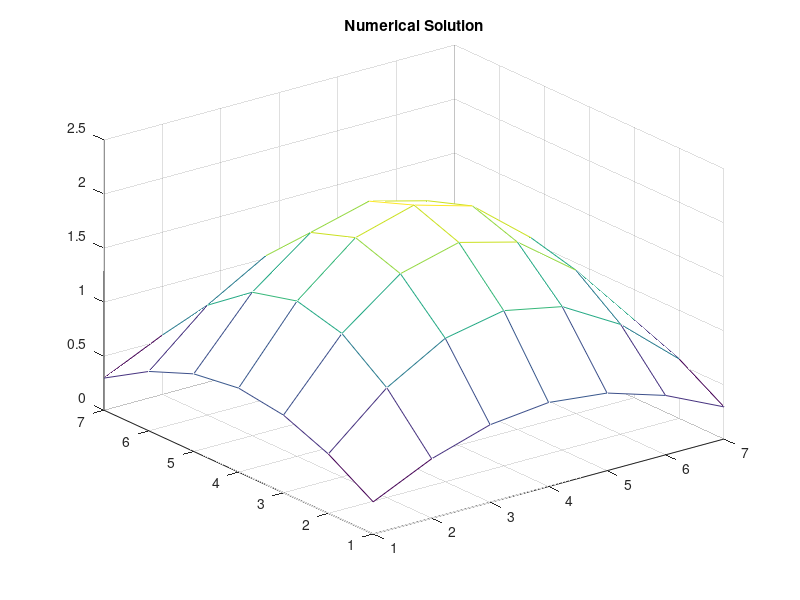
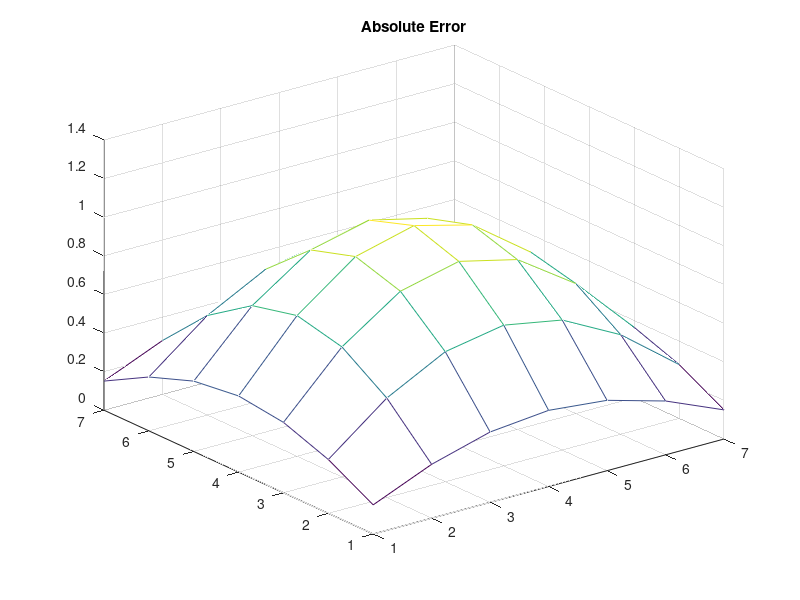
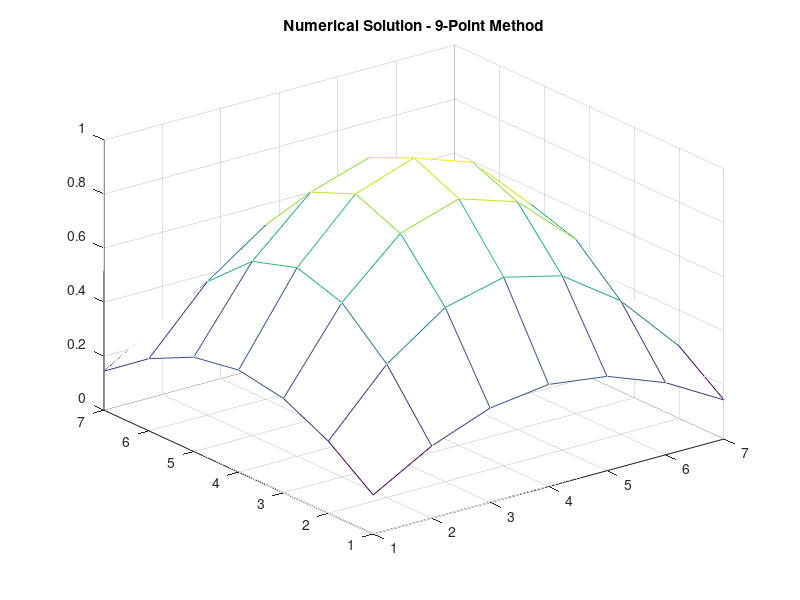
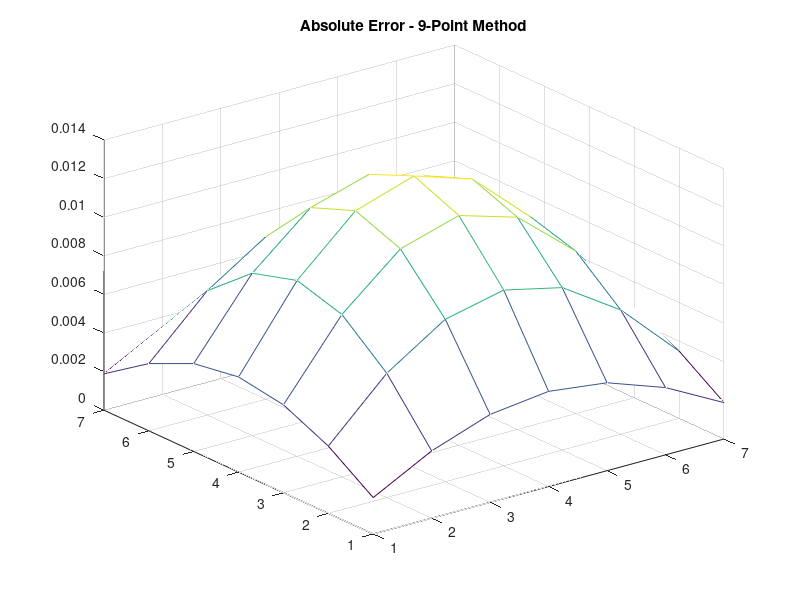

The MATLAB script that drew these images, in order:
clc; 
clear;

t1 = tic; %start time countdown

% Grid size
m = 8;

% Domain
L = [0, 0.4];

% Step size
h = (L(2) - L(1)) / m; % 0.05
hy=h;
hx=h;

% Number of positions
Nx = m - 1;
Ny = m - 1;
n = Nx * Ny;

% Grid points
x = linspace(L(1) + hx, L(2) - hx, Nx);
y = linspace(L(1) + hy, L(2) - hy, Ny);
[xx,yy]=ndgrid(x,y);
xx = reshape(xx, n, 1);
yy = reshape(yy, n, 1);

% matrixes with ones
Ix = speye(Nx);
Iy = speye(Ny);

% Tridiagonal matrixes
Tx = -gallery('tridiag', Nx) / hx^2;
Ty = -gallery('tridiag', Ny) / hy^2;

% matrix A
A = kron(Iy, Tx) + kron(Ty, Ix) + (12.5 * pi^2 *h^2* speye(n)); 

% f function
f=@(x,y) -25*pi^2*sin((5*pi/2).*x).*sin((5*pi/2).*y);
F = f(xx, yy);

% Solve for numerical solution
x_sol = A \ F;

% Plot numerical solution
figure;
mesh(reshape(x_sol, Nx, Ny));
title('Numerical Solution');

% Analytical solution
U_ANAL = sin(5 * pi .* xx / 2) .* sin(5 * pi .* yy / 2);

% Absolute error plot
figure;
mesh(reshape(abs(x_sol - U_ANAL), Nx, Ny));
title('Absolute Error');


% 9-Point Method 
e = ones(Nx, 1);

T1 = spdiags([4 * e, (-10 - 3 * h^2 * 12.5 * pi^2) * e, 4 * e], [-1, 0, 1], Nx, Ny);
T2=spdiags([e,e],[-1,1],Nx,Ny);
A2D=1/(6*h^2)*(kron(Ix,T1)+kron(T1,Ix)+kron(T2,T2));

D = -gallery('poisson', Nx);
F = f(xx, yy);

%solve
x2 = A2D \ (F + 1/12 * D * F);

% Plot 9-Point Method numerical solution
figure;
mesh(reshape(x2, Nx, Ny));
title('Numerical Solution - 9-Point Method');

% Absolute error for 9-Point Method
figure;
mesh(reshape(abs(x2 - U_ANAL), Nx, Ny));
title('Absolute Error - 9-Point Method');

%end time
t2 = toc(t1);
disp(['Συνολικός χρόνος που χρειάστηκε για τους υπολογισμούς: ', num2str(t2)]);
